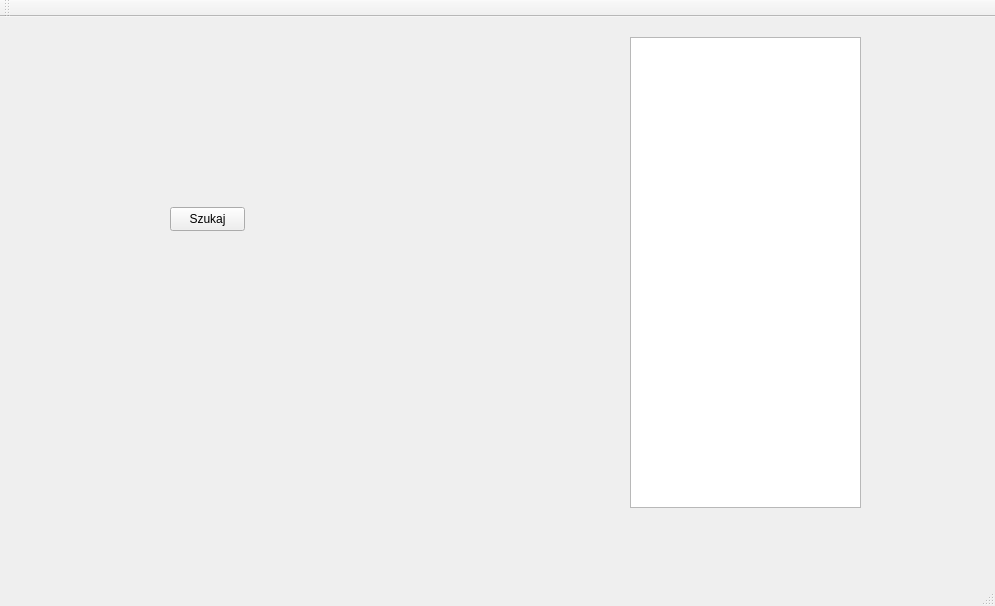
<?xml version="1.0" encoding="UTF-8"?>
<ui version="4.0">
 <class>NawoFinderAppClass</class>
 <widget class="QMainWindow" name="NawoFinderAppClass">
  <property name="geometry">
   <rect>
    <x>0</x>
    <y>0</y>
    <width>995</width>
    <height>606</height>
   </rect>
  </property>
  <property name="windowTitle">
   <string>NawoFinderApp</string>
  </property>
  <widget class="QWidget" name="centralWidget">
   <widget class="QPushButton" name="FindButtom">
    <property name="geometry">
     <rect>
      <x>170</x>
      <y>190</y>
      <width>75</width>
      <height>24</height>
     </rect>
    </property>
    <property name="text">
     <string>Szukaj</string>
    </property>
   </widget>
   <widget class="QTableView" name="FindedValuesTable">
    <property name="geometry">
     <rect>
      <x>630</x>
      <y>20</y>
      <width>231</width>
      <height>471</height>
     </rect>
    </property>
   </widget>
  </widget>
  <widget class="QMenuBar" name="menuBar">
   <property name="geometry">
    <rect>
     <x>0</x>
     <y>0</y>
     <width>995</width>
     <height>22</height>
    </rect>
   </property>
  </widget>
  <widget class="QToolBar" name="mainToolBar">
   <attribute name="toolBarArea">
    <enum>TopToolBarArea</enum>
   </attribute>
   <attribute name="toolBarBreak">
    <bool>false</bool>
   </attribute>
  </widget>
  <widget class="QStatusBar" name="statusBar"/>
 </widget>
 <layoutdefault spacing="6" margin="11"/>
 <resources>
  <include location="NawoFinderApp.qrc"/>
 </resources>
 <connections/>
</ui>
